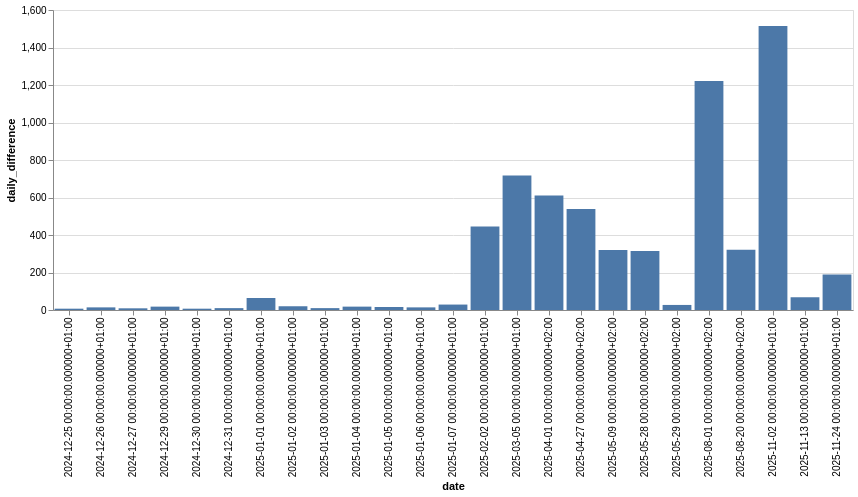

The notebook cell this image was saved under:
### Code cell
segment("Junglepark")

### Figure 1 — Vega-Lite specification as saved in the notebook (floating-point values rounded to 4 significant figures)
{"config": {"view": {"continuousWidth": 300, "continuousHeight": 300}}, "data": {"name": "data-147cdef51c9d2bb9263a91264642c428"}, "mark": {"type": "bar"}, "encoding": {"x": {"field": "date", "type": "ordinal"}, "y": {"field": "daily_difference", "type": "quantitative"}}, "width": 800, "$schema": "https://vega.github.io/schema/vega-lite/v5.8.0.json", "datasets": {"data-147cdef51c9d2bb9263a91264642c428": [{"date": "2024-12-25 00:00:00.000000+01:00", "effort_count": 37930, "daily_difference": 7}, {"date": "2024-12-26 00:00:00.000000+01:00", "effort_count": 37944, "daily_difference": 14}, {"date": "2024-12-27 00:00:00.000000+01:00", "effort_count": 37953, "daily_difference": 9}, {"date": "2024-12-29 00:00:00.000000+01:00", "effort_count": 37925, "daily_difference": 18}, {"date": "2024-12-30 00:00:00.000000+01:00", "effort_count": 37932, "daily_difference": 7}, {"date": "2024-12-31 00:00:00.000000+01:00", "effort_count": 37942, "daily_difference": 10}, {"date": "2025-01-01 00:00:00.000000+01:00", "effort_count": 38006, "daily_difference": 64}, {"date": "2025-01-02 00:00:00.000000+01:00", "effort_count": 38026, "daily_difference": 20}, {"date": "2025-01-03 00:00:00.000000+01:00", "effort_count": 38036, "daily_difference": 10}, {"date": "2025-01-04 00:00:00.000000+01:00", "effort_count": 38054, "daily_difference": 18}, {"date": "2025-01-05 00:00:00.000000+01:00", "effort_count": 38070, "daily_difference": 16}, {"date": "2025-01-06 00:00:00.000000+01:00", "effort_count": 38084, "daily_difference": 14}, {"date": "2025-01-07 00:00:00.000000+01:00", "effort_count": 38113, "daily_difference": 29}, {"date": "2025-02-02 00:00:00.000000+01:00", "effort_count": 38559, "daily_difference": 446}, {"date": "2025-03-05 00:00:00.000000+01:00", "effort_count": 39277, "daily_difference": 718}, {"date": "2025-04-01 00:00:00.000000+02:00", "effort_count": 39888, "daily_difference": 611}, {"date": "2025-04-27 00:00:00.000000+02:00", "effort_count": 40427, "daily_difference": 539}, {"date": "2025-05-09 00:00:00.000000+02:00", "effort_count": 40747, "daily_difference": 320}, {"date": "2025-05-28 00:00:00.000000+02:00", "effort_count": 41062, "daily_difference": 315}, {"date": "2025-05-29 00:00:00.000000+02:00", "effort_count": 41089, "daily_difference": 27}, {"date": "2025-08-01 00:00:00.000000+02:00", "effort_count": 42311, "daily_difference": 1222}, {"date": "2025-08-20 00:00:00.000000+02:00", "effort_count": 42632, "daily_difference": 321}, {"date": "2025-11-02 00:00:00.000000+01:00", "effort_count": 44147, "daily_difference": 1515}, {"date": "2025-11-13 00:00:00.000000+01:00", "effort_count": 44215, "daily_difference": 68}, {"date": "2025-11-24 00:00:00.000000+01:00", "effort_count": 44404, "daily_difference": 189}]}}
